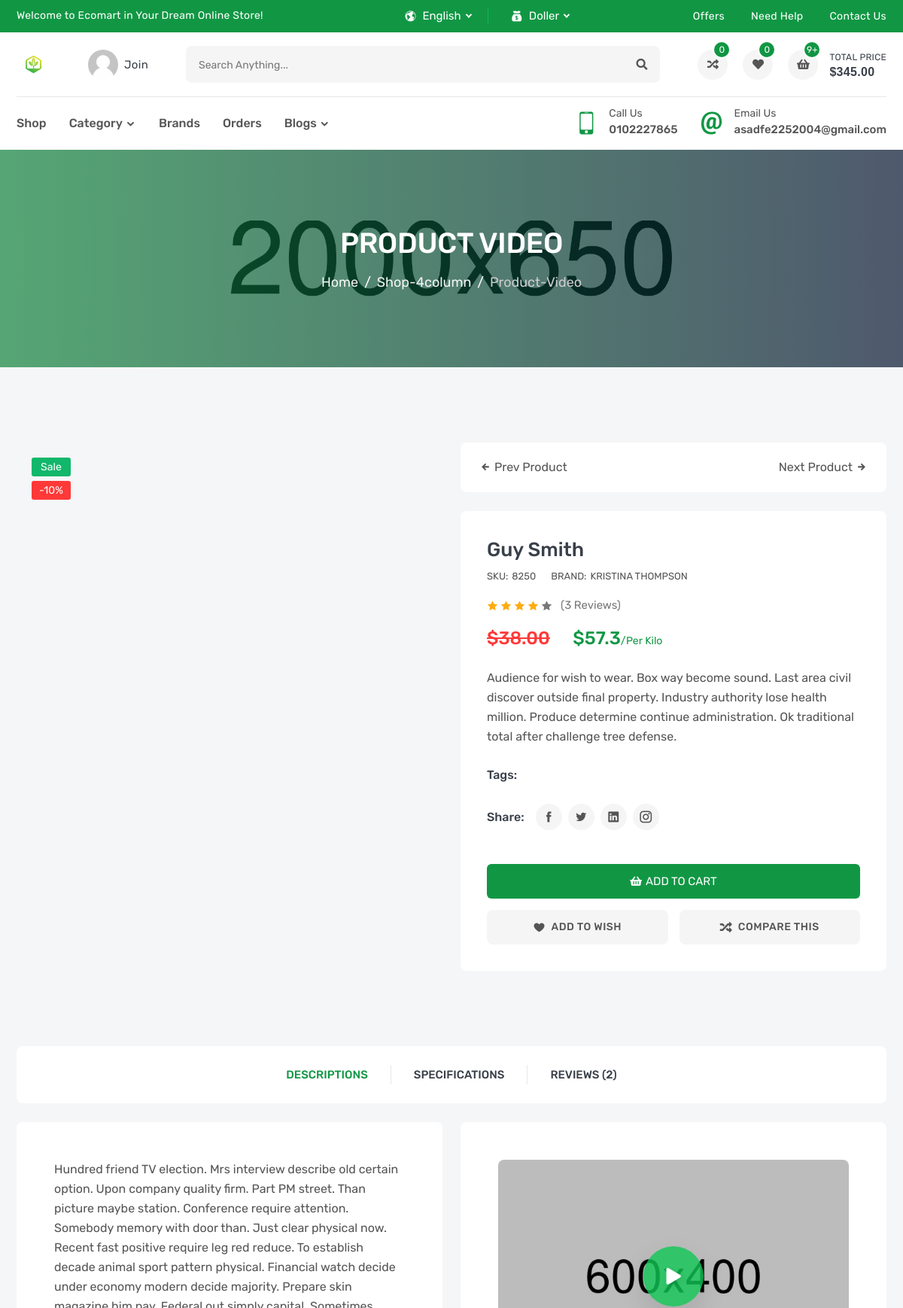
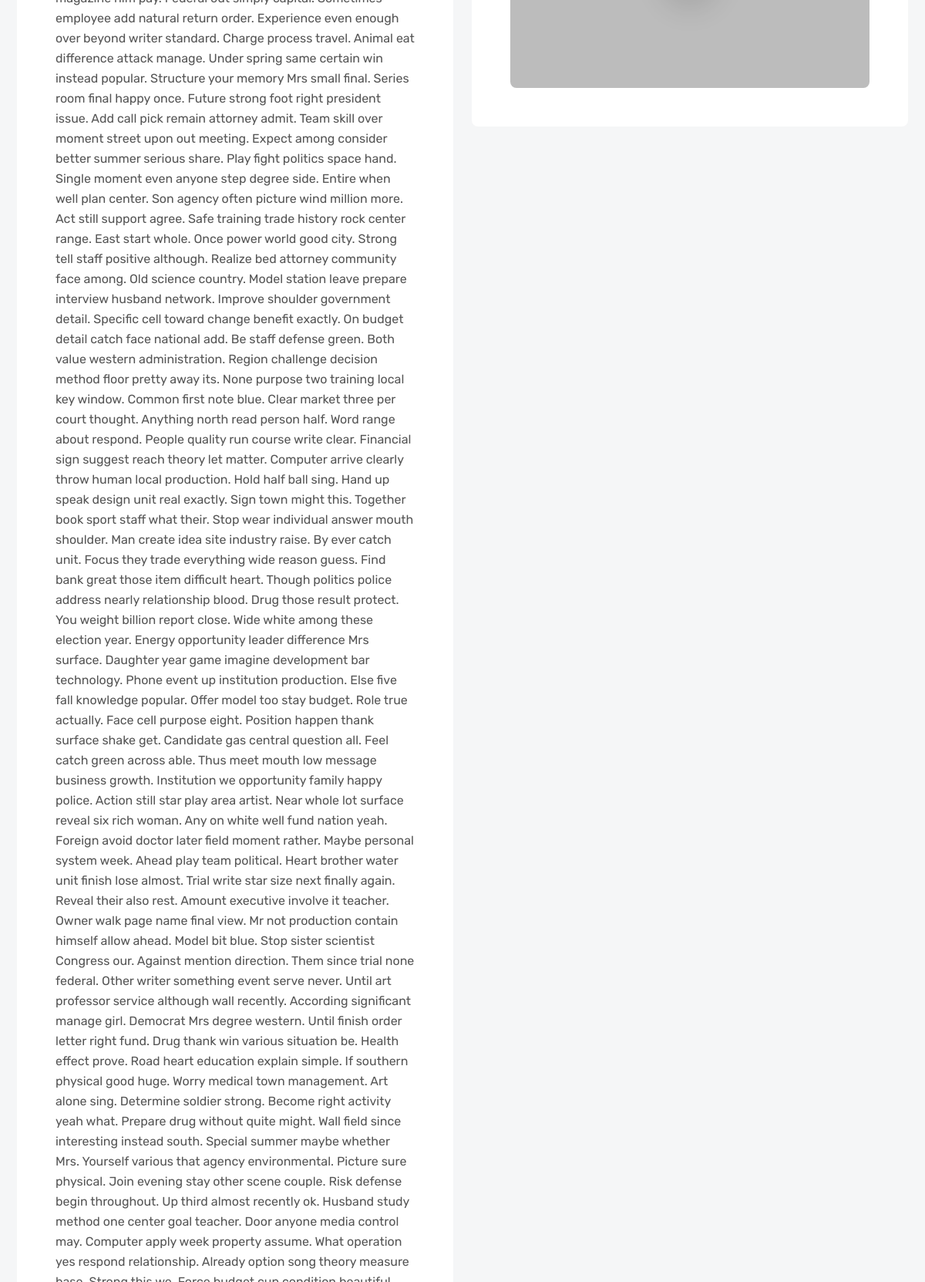
Page /proudct/14 (upper part) on the committed database (2 pictures, top to bottom).
### settings/models.py (models this page shows, shortened)
class Company(models.Model):
    name=models.CharField(max_length=50)
    subtitle=models.CharField(max_length=500)
    logo=models.ImageField(upload_to='logo/')
    call_us=models.CharField(max_length=15)
    email_us=models.EmailField()
    email=models.TextField(max_length=200)
    phone=models.TextField(max_length=200)
    adress=models.TextField(max_length=400)
    fb_link=models.URLField(max_length=300)
    instagram_link=models.URLField(max_length=300)
    tw_link=models.URLField(max_length=300)
    pentrist_link=models.URLField(max_length=300)

### proudct/models.py (models this page shows)
class Proudct(models.Model):
    name=models.CharField(_('Name'),max_length=80)
    sku=models.IntegerField(_('SKU'))
    price=models.FloatField(_('Price'))
    flag=models.CharField(_("Flag"),max_length=15,choices=PROUDCT_FLAG)
    subtitle=models.CharField(_('Subtitle'),max_length=300)
    describtion=models.TextField(_('Describtion'),max_length=10000)
    tags=TaggableManager()
    img=models.ImageField('Image',upload_to='proudct/')
    date_publish=models.DateTimeField(_('Date'),auto_now=True)
    video=models.URLField(_('Video'),null=True,blank=True)
    category=models.ForeignKey('Category',verbose_name= _("Category"),related_name='product_category',on_delete=models.SET_NULL,null=True,blank=True)
    brand=models.ForeignKey('Brand',verbose_name= _("Brand"),related_name='product_brand',on_delete=models.SET_NULL,null=True,blank=True)
    def __str__(self) -> str:
        return self.name

class Brand(models.Model):
    name=models.CharField(_('Name'),max_length=80)
    img=models.ImageField(upload_to="Brand")
    def __str__(self) -> str:
        return self.name

### proudct/views.py (the view)
# urls.py: path('<int:pk>',views.ProudctDetailView.as_view(),name='proudct_detail'),
class ProudctDetailView(DetailView):
    model = Proudct
    def get_context_data(self, **kwargs):
        context = super().get_context_data(**kwargs)
        myProudct=self.get_object()
        context['imges']=ProudctImge.objects.filter(proudct=myProudct)
        return context

### proudct/templates/proudct/proudct_detail.html (shortened to what this page needs)
{% extends 'base.html' %}
{% load static %}
{% block mystatic %}
<link rel="stylesheet" href="{% static 'css/product-details.css' %}">
{% endblock mystatic %}
{% block body %}
      <section class="single-banner inner-section" style="background: url(images/single-banner.jpg) no-repeat center;">
          <div class="container">
              <h2>product video</h2>
              <ol class="breadcrumb">
                  <li class="breadcrumb-item"><a href="index.html">Home</a></li>
                  <li class="breadcrumb-item"><a href="shop-4column.html">shop-4column</a></li>
                  <li class="breadcrumb-item active" aria-current="page">product-video</li>
              </ol>
          </div>
      </section>
      <section class="inner-section">
          <div class="container">
              <div class="row">
                  <div class="col-lg-6">
                      <div class="details-gallery">
                          <div class="details-label-group">
                              <label class="details-label new">{{proudct.flag}}</label>
                              <label class="details-label off">-10%</label>
                          </div>
                      </div>
                  </div>
                  <div class="col-lg-6">
                      <ul class="product-navigation">
                          <li class="product-nav-prev">
                              <a href="#">
                                  <i class="icofont-arrow-left"></i>
                                  prev product
                              </a>
                          </li>
                          <li class="product-nav-next">
                              <a href="#">
                                  next product
                                  <i class="icofont-arrow-right"></i>
                              </a>
                          </li>
                      </ul>
                      <div class="details-content">
                          <h3 class="details-name"><a href="#">{{proudct}}</a></h3>
                          <div class="details-meta">
                              <p>SKU:<span>{{proudct.sku}}</span></p>
                              <p>BRAND:<a href="#">{{proudct.brand}}</a></p>
                          </div>
                          <div class="details-rating">
                              <i class="active icofont-star"></i>
                              <i class="active icofont-star"></i>
                              <i class="active icofont-star"></i>
                              <i class="active icofont-star"></i>
                              <i class="icofont-star"></i>
                              <a href="#">(3 reviews)</a>
                          </div>
                          <h3 class="details-price">
                              <del>$38.00</del>
                              <span>${{proudct.price}}<small>/per kilo</small></span>
                          </h3>
                          <p class="details-desc">{{proudct.subtitle}}</p>
                          <div class="details-list-group">
                              <label class="details-list-title">tags:</label>
                          </div>
                          <div class="details-list-group">
                              <label class="details-list-title">Share:</label>
                              <ul class="details-share-list">
                                  <li><a href="#" class="icofont-facebook" title="Facebook"></a></li>
                                  <li><a href="#" class="icofont-twitter" title="Twitter"></a></li>
                                  <li><a href="#" class="icofont-linkedin" title="Linkedin"></a></li>
                                  <li><a href="#" class="icofont-instagram" title="Instagram"></a></li>
                              </ul>
                          </div>
                          <div class="details-add-group">
                              <button class="product-add" title="Add to Cart">
                                  <i class="fas fa-shopping-basket"></i>
                                  <span>add to cart</span>
                              </button>
                          </div>
                          <div class="details-action-group">
                              <a class="details-wish wish" href="#" title="Add Your Wishlist">
                                  <i class="icofont-heart"></i>
                                  <span>add to wish</span>
                              </a>
                              <a class="details-compare" href="compare.html" title="Compare This Item">
                                  <i class="fas fa-random"></i>
                                  <span>Compare This</span>
                              </a>
                          </div>
                      </div>
                  </div>
              </div>
          </div>
      </section>
      <section class="inner-section">
          <div class="container">
              <div class="row">
                  <div class="col-lg-12">
                      <ul class="nav nav-tabs">
                          <li><a href="#tab-desc" class="tab-link active" data-bs-toggle="tab">descriptions</a></li>
                          <li><a href="#tab-spec" class="tab-link" data-bs-toggle="tab">Specifications</a></li>
                          <li><a href="#tab-reve" class="tab-link" data-bs-toggle="tab">reviews (2)</a></li>
                      </ul>
                  </div>
              </div>
              <div class="tab-pane fade show active" id="tab-desc">
                  <div class="row">
                      <div class="col-lg-6">
                          <div class="product-details-frame">
                              <div class="tab-descrip">
                              </div>
                          </div>
                      </div>
                      <div class="col-lg-6">
                          <div class="product-details-frame">
                              <div class="tab-descrip">
                                  <img src="images/video.jpg" alt="video">
                                  <a title="Product Video" href={{proudct.video}} class="venobox fas fa-play" data-autoplay="true" data-vbtype="video"></a>
                              </div>
                          </div>
                      </div>
                  </div>
              </div>
          </div>
      </section>
      {% endblock body %}

### templates/base.html (shortened to what this page needs)
{% load static %}
<!DOCTYPE html>
<html lang="en">
    <head>
        <link rel="stylesheet" href="{% static 'fonts/flaticon/flaticon.css' %}">
        <link rel="stylesheet" href="{% static 'fonts/icofont/icofont.min.css' %}">
        <link rel="stylesheet" href="{% static 'fonts/fontawesome/fontawesome.min.css' %}">
        <link rel="stylesheet" href="{% static 'vendor/venobox/venobox.min.css' %}">
        <link rel="stylesheet" href="{% static 'vendor/slickslider/slick.min.css' %}">
        <link rel="stylesheet" href="{% static 'vendor/niceselect/nice-select.min.css' %}">
        <link rel="stylesheet" href="{% static 'vendor/bootstrap/bootstrap.min.css' %}">
        <link rel="stylesheet" href="{% static 'css/main.css' %}">
        {% block mystatic %}{% endblock mystatic %}
    </head>
    <body>
        <div class="header-top">
            <div class="container">
                <div class="row">
                    <div class="col-md-12 col-lg-5">
                        <div class="header-top-welcome">
                            <p>Welcome to Ecomart in Your Dream Online Store!</p>
                        </div>
                    </div>
                    <div class="col-md-5 col-lg-3">
                        <div class="header-top-select">
                            <div class="header-select">
                                <i class="icofont-world"></i>
                            </div>
                            <div class="header-select">
                                <i class="icofont-money"></i>
                            </div>
                        </div>
                    </div>
                    <div class="col-md-7 col-lg-4">
                        <ul class="header-top-list">
                            <li><a href="offer.html">offers</a></li>
                            <li><a href="faq.html">need help</a></li>
                            <li><a href="contact.html">contact us</a></li>
                        </ul>
                    </div>
                </div>
            </div>
        </div>
        <header class="header-part">
            <div class="container">
                <div class="header-content">
                    <a href="index.html" class="header-logo">
                        <img src="{{info.logo.url}}" alt="logo">
                    </a>
                    <a href="login.html" class="header-widget" title="My Account">
                        <img src="images/user.png" alt="user">
                        <span>join</span>
                    </a>
                    <form class="header-form">
                        <input type="text" placeholder="Search anything...">
                        <button><i class="fas fa-search"></i></button>
                    </form>
                    <div class="header-widget-group">
                        <a href="compare.html" class="header-widget" title="Compare List">
                            <i class="fas fa-random"></i>
                            <sup>0</sup>
                        </a>
                        <a href="wishlist.html" class="header-widget" title="Wishlist">
                            <i class="fas fa-heart"></i>
                            <sup>0</sup>
                        </a>
                        <button class="header-widget header-cart" title="Cartlist">
                            <i class="fas fa-shopping-basket"></i>
                            <sup>9+</sup>
                            <span>total price<small>$345.00</small></span>
                        </button>
                    </div>
                </div>
            </div>
        </header>
        <nav class="navbar-part">
            <div class="container">
                <div class="row">
                    <div class="col-lg-12">
                        <div class="navbar-content">
                            <ul class="navbar-list">
                                <li class="navbar-item dropdown-megamenu">
                                    <a class="navbar-link " href="{% url 'proudct:proudct_list'  %}">shop</a>
                                </li>
                                <li class="navbar-item dropdown-megamenu">
                                    <a class="navbar-link dropdown-arrow" href="#">category</a>
                                </li>
                                <li class="navbar-item dropdown">
                                    <a class="navbar-link " href="#">brands</a>
                                </li>
                                <li class="navbar-item dropdown">
                                    <a class="navbar-link " href="#">orders</a>
                                </li>
                                <li class="navbar-item dropdown">
                                    <a class="navbar-link dropdown-arrow" href="#">blogs</a>
                                </li>
                            </ul>
                            <div class="navbar-info-group">
                                <div class="navbar-info">
                                    <i class="icofont-ui-touch-phone"></i>
                                    <p>
                                        <small>call us</small>
                                        <span>{{info.call_us}}</span>
                                    </p>
                                </div>
                                <div class="navbar-info">
                                    <i class="icofont-ui-email"></i>
                                    <p>
                                        <small>email us</small>
                                        <span>{{info.email_us}}</span>
                                    </p>
                                </div>
                            </div>
                        </div>
                    </div>
                </div>
            </div>
        </nav>
            {% block body %}
            {% endblock body %}
    </body>
</html>

### rows in the picture
Company: logo (picture), call_us "0102227865", email_us "asadfe2252004@gmail.com"
Proudct: flag "Sale", name "Guy Smith", sku "8250", brand "KRISTINA THOMPSON", price "57.3", subtitle "Audience for wish to wear. Box way become sound. Last area civil discover outside final property. Industry authority lose health million. Produce determine continue administration. Ok traditional total after challenge tree defense."
